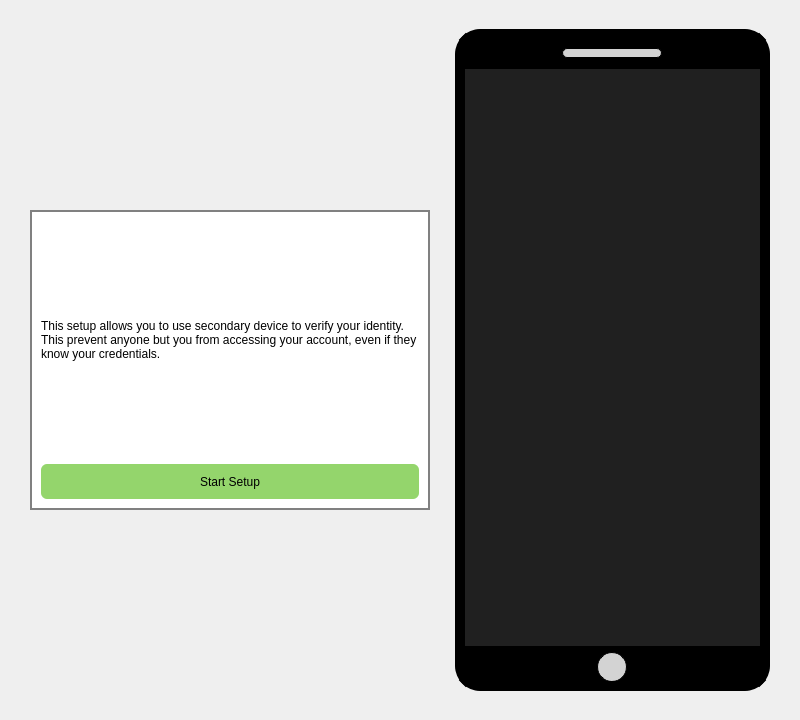
<?xml version="1.0" encoding="UTF-8"?>
<ui version="4.0">
 <class>Form</class>
 <widget class="QWidget" name="Form">
  <property name="geometry">
   <rect>
    <x>0</x>
    <y>0</y>
    <width>800</width>
    <height>720</height>
   </rect>
  </property>
  <property name="maximumSize">
   <size>
    <width>800</width>
    <height>720</height>
   </size>
  </property>
  <property name="windowTitle">
   <string>Form</string>
  </property>
  <property name="styleSheet">
   <string notr="true">#left_stacked {
	border: 1.5px solid grey;
	background-color: #fff;
}

QPushButton {
	min-width: 120px;
	height: 35px;
	border-radius: 6px;
	border: none;
}

#left_stacked QPushButton {
	background-color:#94d56c;
}

#number_field {
	border: 1px solid grey;
}

#phone_frame {
	border: 10px solid black;
	border-radius: 25px;
	background-color: white;
}

#phone_top, #phone_bottom {
	background-color: black;
}

#phone_top_design {
	background-color: lightgrey;
	border: 1px solid;
	border-radius: 5px;
}

#phone_bottom_design {
	background-color: lightgrey;
	border: 1px solid;
	border-radius: 15px;
}

#phone_page1 {
	background-color: #202020;
}

#phone_page2 {
	background-color: #272727;
}

#qr_section {
	background-color: rgba(255,255,255,0.85);
	border: none;
	border-radius: 20px;
	margin: 20px 10px;
}

#link_btn, #scan_btn {
	background-color:#6cc8d5;
}

#cancel_btn {
	background-color:#d5786c;
}</string>
  </property>
  <layout class="QHBoxLayout" name="horizontalLayout">
   <item>
    <widget class="QStackedWidget" name="left_stacked">
     <property name="maximumSize">
      <size>
       <width>400</width>
       <height>300</height>
      </size>
     </property>
     <property name="frameShape">
      <enum>QFrame::NoFrame</enum>
     </property>
     <property name="frameShadow">
      <enum>QFrame::Raised</enum>
     </property>
     <property name="currentIndex">
      <number>0</number>
     </property>
     <widget class="QWidget" name="page1">
      <layout class="QVBoxLayout" name="verticalLayout">
       <item>
        <widget class="QLabel" name="label">
         <property name="text">
          <string>This setup allows you to use secondary device to verify your identity. This prevent anyone but you from accessing your account, even if they know your credentials.</string>
         </property>
         <property name="wordWrap">
          <bool>true</bool>
         </property>
        </widget>
       </item>
       <item>
        <widget class="QPushButton" name="setup_btn">
         <property name="cursor">
          <cursorShape>PointingHandCursor</cursorShape>
         </property>
         <property name="text">
          <string>Start Setup</string>
         </property>
        </widget>
       </item>
      </layout>
     </widget>
     <widget class="QWidget" name="page2">
      <layout class="QVBoxLayout" name="verticalLayout_3">
       <item>
        <widget class="QLabel" name="label_3">
         <property name="text">
          <string>Enter your phone number</string>
         </property>
        </widget>
       </item>
       <item>
        <widget class="QComboBox" name="country_box">
         <property name="maximumSize">
          <size>
           <width>160</width>
           <height>16777215</height>
          </size>
         </property>
         <item>
          <property name="text">
           <string>United Kingdom</string>
          </property>
         </item>
         <item>
          <property name="text">
           <string>Australia</string>
          </property>
         </item>
         <item>
          <property name="text">
           <string>China</string>
          </property>
         </item>
         <item>
          <property name="text">
           <string>France</string>
          </property>
         </item>
         <item>
          <property name="text">
           <string>Germany</string>
          </property>
         </item>
         <item>
          <property name="text">
           <string>Italy</string>
          </property>
         </item>
         <item>
          <property name="text">
           <string>Spain</string>
          </property>
         </item>
         <item>
          <property name="text">
           <string>United States</string>
          </property>
         </item>
        </widget>
       </item>
       <item>
        <layout class="QHBoxLayout" name="number_layout">
         <property name="spacing">
          <number>7</number>
         </property>
         <item>
          <widget class="QLabel" name="dialing_code">
           <property name="maximumSize">
            <size>
             <width>35</width>
             <height>16777215</height>
            </size>
           </property>
           <property name="text">
            <string>+44</string>
           </property>
          </widget>
         </item>
         <item>
          <widget class="QLineEdit" name="number_field">
           <property name="maximumSize">
            <size>
             <width>150</width>
             <height>16777215</height>
            </size>
           </property>
           <property name="maxLength">
            <number>12</number>
           </property>
           <property name="frame">
            <bool>false</bool>
           </property>
          </widget>
         </item>
        </layout>
       </item>
       <item>
        <widget class="QLabel" name="label_5">
         <property name="text">
          <string>Example: +1 123 456 7890</string>
         </property>
        </widget>
       </item>
       <item>
        <widget class="QPushButton" name="continue_btn">
         <property name="cursor">
          <cursorShape>PointingHandCursor</cursorShape>
         </property>
         <property name="text">
          <string>Continue</string>
         </property>
        </widget>
       </item>
      </layout>
     </widget>
     <widget class="QWidget" name="page3">
      <layout class="QVBoxLayout" name="verticalLayout_5">
       <item>
        <widget class="QLabel" name="label_6">
         <property name="text">
          <string>Activate for Mobile</string>
         </property>
        </widget>
       </item>
       <item>
        <layout class="QHBoxLayout" name="horizontalLayout_3">
         <item>
          <widget class="QLabel" name="qr">
           <property name="text">
            <string/>
           </property>
           <property name="pixmap">
            <pixmap>../../resources/images/qr.PNG</pixmap>
           </property>
          </widget>
         </item>
         <item>
          <widget class="QLabel" name="label_7">
           <property name="text">
            <string>Scan the barcode</string>
           </property>
          </widget>
         </item>
        </layout>
       </item>
       <item>
        <widget class="QLabel" name="status_label">
         <property name="text">
          <string>Currently waiting to for link...</string>
         </property>
        </widget>
       </item>
      </layout>
     </widget>
    </widget>
   </item>
   <item>
    <widget class="QFrame" name="phone_frame">
     <property name="minimumSize">
      <size>
       <width>282</width>
       <height>441</height>
      </size>
     </property>
     <property name="maximumSize">
      <size>
       <width>315</width>
       <height>662</height>
      </size>
     </property>
     <property name="frameShape">
      <enum>QFrame::NoFrame</enum>
     </property>
     <property name="frameShadow">
      <enum>QFrame::Raised</enum>
     </property>
     <layout class="QVBoxLayout" name="verticalLayout_7">
      <property name="spacing">
       <number>0</number>
      </property>
      <property name="leftMargin">
       <number>0</number>
      </property>
      <property name="topMargin">
       <number>0</number>
      </property>
      <property name="rightMargin">
       <number>0</number>
      </property>
      <property name="bottomMargin">
       <number>0</number>
      </property>
      <item>
       <widget class="QWidget" name="phone_top" native="true">
        <property name="maximumSize">
         <size>
          <width>16777215</width>
          <height>30</height>
         </size>
        </property>
        <layout class="QHBoxLayout" name="horizontalLayout_5">
         <property name="leftMargin">
          <number>0</number>
         </property>
         <property name="topMargin">
          <number>7</number>
         </property>
         <property name="rightMargin">
          <number>0</number>
         </property>
         <property name="bottomMargin">
          <number>9</number>
         </property>
         <item>
          <widget class="QLabel" name="phone_top_design">
           <property name="sizePolicy">
            <sizepolicy hsizetype="Preferred" vsizetype="Fixed">
             <horstretch>0</horstretch>
             <verstretch>0</verstretch>
            </sizepolicy>
           </property>
           <property name="minimumSize">
            <size>
             <width>0</width>
             <height>0</height>
            </size>
           </property>
           <property name="maximumSize">
            <size>
             <width>100</width>
             <height>10</height>
            </size>
           </property>
           <property name="text">
            <string/>
           </property>
          </widget>
         </item>
        </layout>
       </widget>
      </item>
      <item>
       <widget class="QStackedWidget" name="phone_container">
        <property name="sizePolicy">
         <sizepolicy hsizetype="Maximum" vsizetype="Maximum">
          <horstretch>0</horstretch>
          <verstretch>0</verstretch>
         </sizepolicy>
        </property>
        <property name="maximumSize">
         <size>
          <width>315</width>
          <height>600</height>
         </size>
        </property>
        <property name="cursor">
         <cursorShape>ArrowCursor</cursorShape>
        </property>
        <property name="styleSheet">
         <string notr="true"/>
        </property>
        <property name="frameShape">
         <enum>QFrame::NoFrame</enum>
        </property>
        <property name="frameShadow">
         <enum>QFrame::Raised</enum>
        </property>
        <property name="currentIndex">
         <number>0</number>
        </property>
        <widget class="QWidget" name="phone_page1"/>
        <widget class="QWidget" name="phone_page2">
         <property name="styleSheet">
          <string notr="true"/>
         </property>
         <layout class="QVBoxLayout" name="verticalLayout_6">
          <item>
           <widget class="QLabel" name="qr_section">
            <property name="styleSheet">
             <string notr="true"/>
            </property>
            <property name="text">
             <string/>
            </property>
            <property name="pixmap">
             <pixmap>../../resources/images/qr.PNG</pixmap>
            </property>
            <property name="alignment">
             <set>Qt::AlignCenter</set>
            </property>
           </widget>
          </item>
          <item>
           <widget class="QPushButton" name="scan_btn">
            <property name="cursor">
             <cursorShape>PointingHandCursor</cursorShape>
            </property>
            <property name="text">
             <string>Scan</string>
            </property>
           </widget>
          </item>
         </layout>
        </widget>
        <widget class="QWidget" name="phone_page3">
         <layout class="QVBoxLayout" name="verticalLayout_2">
          <item>
           <widget class="QFrame" name="register_container">
            <property name="frameShape">
             <enum>QFrame::StyledPanel</enum>
            </property>
            <property name="frameShadow">
             <enum>QFrame::Raised</enum>
            </property>
            <layout class="QVBoxLayout" name="verticalLayout_4">
             <item>
              <widget class="QLabel" name="label_8">
               <property name="text">
                <string>Are you sure you want the link the device to MFA APP?</string>
               </property>
               <property name="wordWrap">
                <bool>true</bool>
               </property>
              </widget>
             </item>
             <item>
              <layout class="QGridLayout" name="gridLayout">
               <item row="2" column="0">
                <widget class="QLabel" name="label_11">
                 <property name="sizePolicy">
                  <sizepolicy hsizetype="Minimum" vsizetype="Preferred">
                   <horstretch>0</horstretch>
                   <verstretch>0</verstretch>
                  </sizepolicy>
                 </property>
                 <property name="text">
                  <string/>
                 </property>
                 <property name="pixmap">
                  <pixmap>../../resources/icons/monitor.svg</pixmap>
                 </property>
                </widget>
               </item>
               <item row="0" column="1">
                <widget class="QLabel" name="location_label">
                 <property name="text">
                  <string>Location</string>
                 </property>
                </widget>
               </item>
               <item row="0" column="0">
                <widget class="QLabel" name="label_9">
                 <property name="sizePolicy">
                  <sizepolicy hsizetype="Minimum" vsizetype="Preferred">
                   <horstretch>0</horstretch>
                   <verstretch>0</verstretch>
                  </sizepolicy>
                 </property>
                 <property name="maximumSize">
                  <size>
                   <width>24</width>
                   <height>16777215</height>
                  </size>
                 </property>
                 <property name="text">
                  <string/>
                 </property>
                 <property name="pixmap">
                  <pixmap>../../resources/icons/map-pin.svg</pixmap>
                 </property>
                </widget>
               </item>
               <item row="1" column="0">
                <widget class="QLabel" name="label_10">
                 <property name="sizePolicy">
                  <sizepolicy hsizetype="Minimum" vsizetype="Preferred">
                   <horstretch>0</horstretch>
                   <verstretch>0</verstretch>
                  </sizepolicy>
                 </property>
                 <property name="text">
                  <string/>
                 </property>
                 <property name="pixmap">
                  <pixmap>../../resources/icons/clock.svg</pixmap>
                 </property>
                </widget>
               </item>
               <item row="1" column="1">
                <widget class="QLabel" name="time_label">
                 <property name="text">
                  <string>Time</string>
                 </property>
                </widget>
               </item>
               <item row="2" column="1">
                <widget class="QLabel" name="device_label">
                 <property name="text">
                  <string>Device</string>
                 </property>
                </widget>
               </item>
               <item row="3" column="1">
                <widget class="QLabel" name="user_label">
                 <property name="text">
                  <string>User</string>
                 </property>
                </widget>
               </item>
               <item row="3" column="0">
                <widget class="QLabel" name="label_12">
                 <property name="sizePolicy">
                  <sizepolicy hsizetype="Minimum" vsizetype="Preferred">
                   <horstretch>0</horstretch>
                   <verstretch>0</verstretch>
                  </sizepolicy>
                 </property>
                 <property name="text">
                  <string/>
                 </property>
                 <property name="pixmap">
                  <pixmap>../../resources/icons/user.svg</pixmap>
                 </property>
                </widget>
               </item>
              </layout>
             </item>
             <item>
              <layout class="QHBoxLayout" name="horizontalLayout_4">
               <item>
                <widget class="QPushButton" name="cancel_btn">
                 <property name="cursor">
                  <cursorShape>PointingHandCursor</cursorShape>
                 </property>
                 <property name="text">
                  <string>Cancel</string>
                 </property>
                </widget>
               </item>
               <item>
                <widget class="QPushButton" name="link_btn">
                 <property name="cursor">
                  <cursorShape>PointingHandCursor</cursorShape>
                 </property>
                 <property name="text">
                  <string>Link</string>
                 </property>
                </widget>
               </item>
              </layout>
             </item>
            </layout>
           </widget>
          </item>
         </layout>
        </widget>
       </widget>
      </item>
      <item>
       <widget class="QWidget" name="phone_bottom" native="true">
        <property name="maximumSize">
         <size>
          <width>16777215</width>
          <height>35</height>
         </size>
        </property>
        <layout class="QHBoxLayout" name="horizontalLayout_6">
         <property name="spacing">
          <number>0</number>
         </property>
         <property name="leftMargin">
          <number>0</number>
         </property>
         <property name="topMargin">
          <number>6</number>
         </property>
         <property name="rightMargin">
          <number>0</number>
         </property>
         <property name="bottomMargin">
          <number>0</number>
         </property>
         <item>
          <widget class="QLabel" name="phone_bottom_design">
           <property name="sizePolicy">
            <sizepolicy hsizetype="Fixed" vsizetype="Fixed">
             <horstretch>0</horstretch>
             <verstretch>0</verstretch>
            </sizepolicy>
           </property>
           <property name="minimumSize">
            <size>
             <width>30</width>
             <height>30</height>
            </size>
           </property>
           <property name="text">
            <string/>
           </property>
          </widget>
         </item>
        </layout>
       </widget>
      </item>
     </layout>
    </widget>
   </item>
  </layout>
 </widget>
 <resources/>
 <connections/>
</ui>
